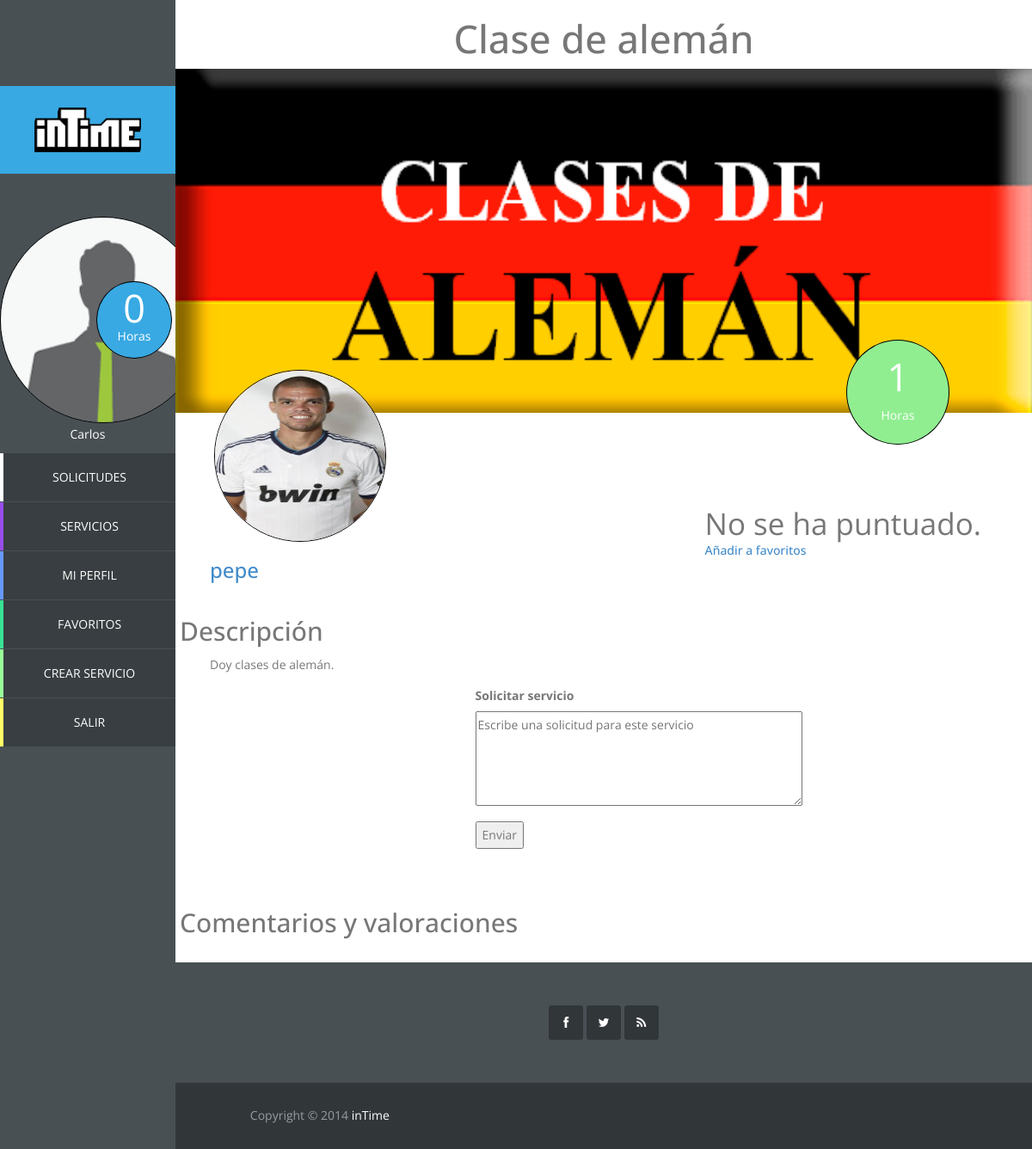
Screenshot of /vista/servicio.php?id_servicio=1 (signed in) with the database file from the repository.
### tables this page shows
CREATE TABLE IF NOT EXISTS `usuario` (
  `id_usuario` int(11) NOT NULL AUTO_INCREMENT,
  `correo` varchar(40) NOT NULL,
  `nombre` varchar(20) NOT NULL,
  `apellidos` varchar(40) NOT NULL,
  `direccion` varchar(80) NOT NULL,
  `horas_usuario` int(11) NOT NULL,
  `foto_usuario` varchar(20) DEFAULT NULL,
  `pass` char(128) NOT NULL,
  `salt` char(128) NOT NULL,
  `vio_sol_recibidas` datetime NOT NULL,
  `vio_sol_enviadas` datetime NOT NULL,
  PRIMARY KEY (`id_usuario`),
  UNIQUE KEY `correo` (`correo`)
);

CREATE TABLE IF NOT EXISTS `servicio` (
  `id_servicio` int(11) NOT NULL AUTO_INCREMENT,
  `id_usuario` int(11) NOT NULL,
  `id_categoria` int(11) NOT NULL,
  `nombre_servicio` varchar(50) NOT NULL,
  `descripcion` varchar(1000) DEFAULT NULL,
  `horas` int(11) NOT NULL,
  `foto_servicio` varchar(20) DEFAULT NULL,
  PRIMARY KEY (`id_servicio`),
  KEY `id_usuario` (`id_usuario`),
  KEY `id_categoria` (`id_categoria`)
);

### modelo/usuario.php (called while the page is built, shortened)
<?php
	class Usuario {
		private $id;
		private $nombre;
		private $horas;
		private $foto;
		public function __construct($id, $correo, $nombre, $apellidos, $direccion, $horas, $foto, $pass, $salt) {
			$this->id = $id;
			$this->nombre = $nombre;
			$this->horas = $horas;
			$this->foto = $foto;
		}
		public function getId(){
			return $this->id;
		}
		public function getNombre(){
			return $this->nombre;
		}
		public function getHoras(){
			return $this->horas;
		}
		public function getFoto(){
			return $this->foto;
		}
	}

### controlador/op_base_datos.php (called while the page is built, shortened)
<?php
class Mysql{
	protected $host="localhost";
	protected $user="root";
    protected $clave="";
    protected $bd="intime";
    protected $conexion;
	protected function conectar(){
        $this->conexion=mysqli_connect($this->host,$this->user,$this->clave);
        mysqli_select_db($this->conexion, $this->bd);
		$this->conexion->set_charset("utf8");
    }
	protected function escapaBd(&$args) {
		$numElems = count($args);
		for($i=0; $i < $numElems; $i++){
			$args[$i] = mysqli_real_escape_string($this->conexion, $args[$i]);
		}
	}
}

### controlador/op_base_datos_usuario.php (called while the page is built, shortened)
<?php
require_once '../controlador/op_base_datos.php';
class MysqlUsuario extends Mysql {
	public function conseguirUsuarioById($id){
		$pst = $this->conexion->prepare("select * from usuario where id_usuario = ?");
		$pst->bind_param("s", $id);
		$pst->execute();
		$pst->bind_result($id_usuario, $correo, $nombre, $apellidos, $direccion, $horas, $foto, $pass, $salt,
			$vio_sol_recibidas, $vio_sol_enviadas);
		$usuario = NULL;
		if($pst->fetch()){
			$usuario = new Usuario($id_usuario, $correo, $nombre, $apellidos, $direccion, $horas, $foto, $pass, $salt,
				$vio_sol_recibidas, $vio_sol_enviadas);
		}
		return $usuario;
	}
}

### controlador/op_base_datos_servicio.php (called while the page is built, shortened)
<?php
require_once '../controlador/op_base_datos.php';
require_once '../modelo/servicio.php';
class MysqlServicio extends Mysql {
	 public function conseguirServicio($id_servicio) {
		$args = array($id_servicio);
		$pst = $this->conexion->prepare("select * from servicio where id_servicio = ?");
		$pst->bind_param("i", $args[0]);
		$pst->execute();
		$pst->bind_result($id_servicio, $id_usuario, $id_categoria, $nombre, $descripcion, $horas, $foto);
		$resultado = NULL;
		if($pst->fetch()){
			$resultado = new Servicio($id_servicio, $id_usuario, $id_categoria, $nombre, $descripcion, $horas, $foto);
		}
		return $resultado;
	}
	 public function notamedia($id_servicio){
		$args = array($id_servicio);
		$pst=$this->conexion->prepare("SELECT ROUND(avg(nota),1) FROM valoracion_servicio NATURAL JOIN servicio_realizado
			JOIN solicitud WHERE servicio_realizado.id_solicitud = solicitud.id_solicitud and solicitud.id_servicio = ?");
		$pst->bind_param("i",$args[0]);
		$pst->execute();
		$pst->bind_result($nota);
		return $nota;
	}
	public function conseguirServiciosFavoritos($id_usuario){
		$pst = $this->conexion->prepare("SELECT servicio.* FROM favoritos join servicio
			WHERE favoritos.id_usuario = ? and favoritos.id_servicio = servicio.id_servicio
			order by favoritos.fecha desc");
		$pst->bind_param("i", $id_usuario);
		$pst->execute();
			$resultado = NULL;
		return $resultado;
	}
}

### modelo/servicio.php (called while the page is built, shortened)
<?php
class Servicio {
	public $id_servicio,
		   $id_usuario,
		   $id_categoria,
		   $nombre,
		   $descripcion,
		   $horas,
		   $foto;
	public function __construct($id_servicio, $id_usuario, $id_categoria, $nombre, $descripcion, $horas, $foto) {
	    $this->id_servicio = $id_servicio;
	    $this->id_usuario = $id_usuario;
	    $this->nombre = $nombre;
	    $this->descripcion = $descripcion;
	    $this->horas = $horas;
	    $this->foto = $foto;
	}
	public static function estaDentro($id, $servicios){
		$len = count($servicios);
		$encontrado = false;
		$i = 0;
		return $encontrado;
	}
	public function getIdServicio(){
		return $this->id_servicio;
	}
	public function getIdUsuario(){
		return $this->id_usuario;
	}
	public function getNombre(){
		return $this->nombre;
	}
	public function getDescripcion() {
		return $this->descripcion;
	}
	public function getHoras() {
		return $this->horas;
	}
	public function getFoto(){
		return $this->foto;
	}
}

### vista/servicio.php (the view, shortened to what this page needs)
<?php
	require_once '../modelo/usuario.php';
	require_once '../modelo/servicio.php';
	require_once '../controlador/op_base_datos_servicio.php';
	require_once '../controlador/op_base_datos_usuario.php';
?>
<!DOCTYPE html>
<html lang="es">
	<?php include "head.php"?>
	<?php
		if(isset($_GET['id_servicio'])){
			$id_servicio = $_GET['id_servicio'];
			$BDDServicio = new MysqlServicio();
			$BDDUsuario = new MysqlUsuario();
			$servicio = $BDDServicio->conseguirServicio($id_servicio);
			if(isset($servicio)){
				$user = $BDDUsuario->conseguirUsuarioById($servicio->getIdUsuario());
				$resuldescrip = $servicio->getDescripcion();
				$resulmedia = $BDDServicio->notamedia($id_servicio);
				$nombreServicio= $servicio->getNombre();
				$horasServicio = $servicio->getHoras();
			}
		}
	?>
	<body>
		<?php include "sidebar.php"
		?>
		<div id="main-content">
			<div id="templatemo">
				<div class="cuerpo">
				<?php if(isset($servicio)){ ?>
				<div class="encabezado">
					<?php
							echo "<h1>".$nombreServicio."</h1>";
							if ($servicio->getFoto()!=NULL)	{
								echo "<img src='images/servicio/".$servicio->getFoto()."'";
							}
							ELSE{
								echo '<img src="images/servicio/service_defect.png">';
							}
					?>
				</div>
				<div class="servicio">
					<div class="horas-servicio">
						<div class="contador-servicio">
							<?php echo $horasServicio ?>
						</div>
						<p>Horas</p>
					</div>
					<div class="autor">
						<img src="images/usuario/<?php if (isset($fotoservice)) {echo $user->getFoto();} else {echo "user_defect.png" ;}?>" >
							<div class="nombretrabajo">
							<a href="perfil.php?id_usuario=<?php echo $user->getId() ?>">
								<h3><?php echo $user->getNombre();?></h3></a>
						</div>
						<div class="valoraciones">
							<p>
								<?php
									if ($resulmedia <= 0) {
										echo 'No se ha puntuado.';
									} else {
										echo 'Nota Media: ' .'<span class="negrita">'.$resulmedia.'</span>';
									}
								?>
							</p>
							<?php
							if( isset($_SESSION['login_admin']) && $_SESSION['login_admin'] ||
								(isset($_SESSION['login_usuario']) && $_SESSION['login_usuario'] &&
									isset($servicio) && $_SESSION['usuario']->getId() == $servicio->getIdUsuario()) ){
								echo'<a href="editarservicio.php?id_servicio='.$servicio->getIdServicio().'"><h5>Editar Servicio</h5></a>';
							}else {
								$favoritos = $BDDServicio->conseguirServiciosFavoritos($_SESSION['usuario']->getId());
								if(Servicio::estaDentro($servicio->getIdServicio(), $favoritos)){
									echo '<a href="../controlador/quitar_favorito.php?id_servicio='.$servicio->getIdServicio().'"><h5>Quitar de favoritos</h5></a>';
								}else{
									echo '<a href="../controlador/agregar_favorito.php?id_servicio='.$servicio->getIdServicio().'"><h5>Añadir a favoritos</h5></a>';
								}
							}
						?>
						</div>
					</div>
					<div class="descripcion">
						<h2>Descripción</h2>
							<p>
								<?php
									echo $resuldescrip;
								?>
							</p>
					</div>
					<?php
						if(isset($_SESSION['login_admin']) && $_SESSION['login_admin'] ) {
						} else if ( (!isset($_SESSION['login_usuario']) || !$_SESSION['login_usuario']) ) {
						}else if (($_SESSION['usuario']->getId() == $user->getId()))  {
						}else {
					?>
					<div class="solicitud">
						<form action="../controlador/nuevasolicitud.php?id_servicio=<?php echo $id_servicio?>" method="post" enctype="multipart/form-data" accept-charset="utf-8">
							<label>Solicitar servicio</label>
							<p>
								<textarea name="solicitud" rows="4" cols="50" placeholder="Escribe una solicitud para este servicio"></textarea>
							</p>
							<button id="button-enviar-solicitud" type="submit" name="submit" value="Enviar">
								Enviar
							</button>
						</form>
					</div>
					<?php
					}
					?>
				</div>
				<div class="comentarios">
					<h2>Comentarios y valoraciones</h2>
				</div>
				<?php
				}else{
					echo "<h1>Servicio inexistente</h1>";
				} ?>
				</div>
			</div>
			<?php include 'footer.php'
			?>
		</div>
	</body>
</html>

### vista/sidebar.php (shortened to what this page needs)
<?php
$dir = $_SERVER["REQUEST_URI"];
$array = explode("/", $dir);
$n = count($array);
?>
	<div id="main-sidebar">
		<?php
		if($array[$n-1] == "index.php" || $array[$n-1] == ""){
		?>
		<div class="logo">
			<a href="index.php"><img src="vista/images/logo.png"/></a>
		</div>
		<ul class="main-menu">
			<li class="services">
				<a href='vista/mostrar_servicios.php'>servicios</a>
			</li>
			<li class="about">
				<a href="vista/sobrenosotros.php">sobre nosotros</a>
			</li>
			<li class="contact">
				<a href="vista/contacto.php">contacto</a>
			</li>
		</ul>
		<?php
		}else {
			require_once '../controlador/op_base_datos_usuario.php';
			require_once '../controlador/op_base_datos_servicio.php';
			require_once '../modelo/usuario.php';
			require_once '../modelo/servicio.php';
			if(isset($_SESSION['login_usuario']) && $_SESSION['login_usuario']){
				$usuario = $_SESSION['usuario'];
				$BDD = new MysqlUsuario();
				$BDDServicio = new MysqlServicio();
				$usuario = $BDD->conseguirUsuarioById($usuario->getId());
		?>
				<div class="logo">
					<a href="perfil_usuario.php">
						<img src="images/logo.png"/>
					</a>
				</div>
				<div class="navigation-log-in">
					<ul class="main-menu">
						<div class="circle-text">
							<div class="contador">
									<?php echo $usuario->getHoras() ?>
							</div>
							<p>Horas</p>
						</div>
						<?php
							if($usuario->getFoto() == NULL){
								echo "<a href='perfil_usuario.php'><img src='images/usuario/user_defect.png'></a>";
							}else{
						?>
								<a href='perfil_usuario.php'><img src='<?php echo "images/usuario/".$usuario->getFoto() ?>'></a>
						<?php
							}
						?>
						<p>
							<?php echo $usuario->getNombre();?>
						</p>
						<li class="requests">
							<a href="solicitudes.php">Solicitudes</a>
						</li>
						<li class="services">
							<a href="mostrar_servicios.php">servicios</a>
						</li>
						<li class="profile">
							<a href="perfil.php?id_usuario=<?php echo $usuario->getId() ?>">Mi Perfil</a>
						</li>
						<li class="favorites">
							<a href="favoritos.php">Favoritos</a>
						</li>
						<li class="new-job">
							<a href="crearservicio.php">Crear Servicio</a>
						</li>
						<li class="log-out">
							<a href="../controlador/logout.php">Salir</a>
						</li>
					</ul>
				</div>
		<?php
			}else if(isset($_SESSION['login_admin']) && $_SESSION['login_admin']) {
		?>
				<div class="logo">
					<a href="perfil_admin.php"><img src="images/logo.png"/></a>
				</div>
				<div class="navigation-log-in">
					<ul class="main-menu">
						<div class="circle-text">
							<div class="contador">-</div>
							<p>Horas</p>
						</div>
						<img src="images/admin.jpg" >
						<p> Administrador </p>
						<li class="user-list">
							<a href="usuariosadmin.php">Lista Usuarios</a>
						</li>
						<li class="service-list">
							<a href="serviciosadmin.php">Lista Servicios</a>
						</li>
						<li class="log-out">
							<a href="../controlador/logout.php">Salir</a>
						</li>
					</ul>
				</div>
		<?php
			}
		?>
		<?php
		}
		?>
	</div>

### vista/css/templatemo_style.css (style rules this page uses)
.main-menu, .responsive-menu ul, .social-member, .progess-bars, .first-footer .social-footer ul { padding: 0%; margin: 0%; list-style: none; }
body { font: 14px/1.85em 'Open Sans', Arial, Helvetice Neue, sans-serif; color: #777777; font-weight: 300px; font-style: normal; -webkit-font-smoothing: antialiased; -webkit-text-size-adjust: 100%; }
a, a:hover, a:focus { text-decoration: none; -webkit-transition: all 150ms ease-in; -moz-transition: all 150ms ease-in; -o-transition: all 150ms ease-in; transition: all 150ms ease-in; }
h1, h2, h3, h4, h5, h6 { font-family: 'Open Sans', Arial, Helvetice Neue, sans-serif; }
*, *:before, *:after { -moz-box-sizing: border-box; -webkit-box-sizing: border-box; box-sizing: border-box; }
#main-content, .full-width-slider { width: 83%; }
#main-sidebar { position: fixed; float: left; width: 17%; height: 100%; background-color: #495054; color: white; margin-right: 0px; overflow: auto; }
.logo { margin-top: 100px; background-color: #38a9e3; padding: 25px 40px; }
.logo a { color: white; }
.logo a img { width: 100%; height: 100%; }
.main-menu { text-align: center; }
.main-menu li { margin-bottom: 1px; }
.main-menu li a { color: white; text-transform: uppercase; display: block; border-left: 4px solid; padding: 15px 30px; background-color: #383e41; -webkit-transition: all 150ms ease-in; -moz-transition: all 150ms ease-in; -o-transition: all 150ms ease-in; transition: all 150ms ease-in; }
li.services a { border-color: #974dea; }
li.profile a { border-color: #6699FF; }
li.new-job a { border-color: #99FF99; }
li.log-out a { border-color: #FFFF66; }
li.favorites a { border-color: #38e395; }
.navigation-log-in { padding-top: 50px; }
.navigation-log-in img { border: 1px solid black; border-radius:120px; width: 240px; height: 240px; }
#main-content { float: left; width: 83%; height: 100%; margin-left: 17%; overflow: hidden; }
.encabezado { height: 375px; }
.encabezado h1 { text-align: center; font-size: 45px }
.encabezado img { height:400px;width: 100%; }
.autor { padding-left: 45px;padding-top: 35px; }
.autor img { border: 1px solid black; border-radius: 400px;height: 200px;width: 200px; }
.nombretrabajo { margin-left:-30px }
.descripcion p { padding-left:40px; }
.descripcion h2 { padding-top:5%; padding-left: 5px; }
.valoraciones { margin-top:-90px;padding-left:60%;font-size:35px; }
.solicitud { padding-left:35%; padding-bottom: 5%; }
.comentarios h2 { padding-left:5px; }
.cuerpo { min-height: 400px; }
.perfil h1,h3 { padding-left:25px; }
.circle-text { position: absolute; width: 43%; margin-left: 55%; margin-top: 37%; }
.circle-text:after { content: ""; display: block; width: 100%; height:0; padding-bottom: 100%; background: #38a9e3; -moz-border-radius: 50%; -webkit-border-radius: 50%; border-radius: 50%; border: 1px solid black; }
.circle-text p { position: absolute; float: left; width: 100%; padding-top: 73%; line-height: 1em; margin-top: -0.5em; text-align: center; color: white; }
.circle-text div { position: absolute; width: 100%; padding-top: 35%; line-height: 1em; margin-top: -0.5em; text-align: center; color: white; font-size: 45px; }
.horas-servicio { position: absolute; width: 10%; margin-left: 65%; }
.horas-servicio:after { content: ""; display: block; width: 100%; height:0; padding-bottom: 100%; background: #90EE90; -moz-border-radius: 50%; -webkit-border-radius: 50%; border-radius: 50%; border: 1px solid black; }
.horas-servicio p { position: absolute; float: left; width: 100%; padding-top: 73%; line-height: 1em; margin-top: -0.5em; text-align: center; color: white; }
.horas-servicio div { position: absolute; width: 100%; padding-top: 35%; line-height: 1em; margin-top: -0.5em; text-align: center; color: white; font-size: 45px; }

### rows the page displays
usuario: horas_usuario "0", nombre "Carlos"
servicio: nombre_servicio "Clase de alemán", foto_servicio (picture), horas "1", descripcion "Doy clases de alemán."
usuario: foto_usuario (picture), nombre "pepe"
